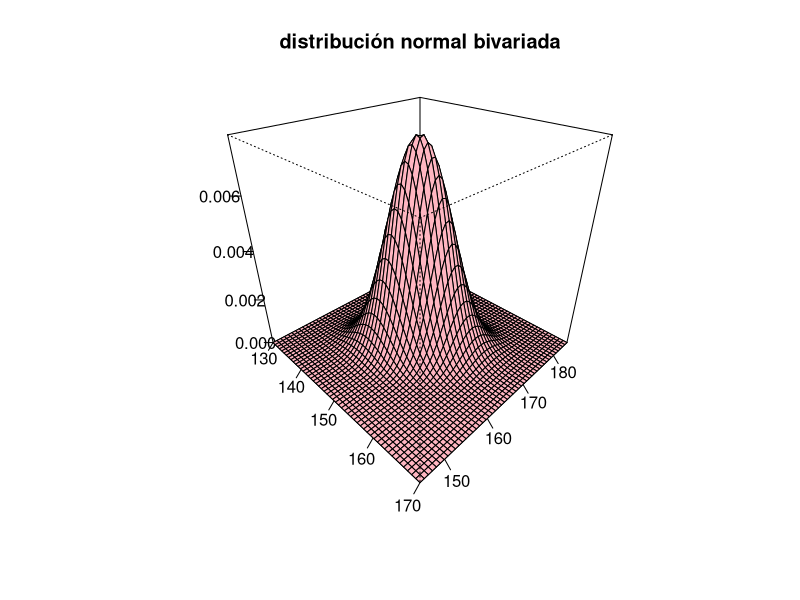

This figure's R source:
# febrero 5 ____________________________________________________________________________________________________________________________________________________________________________________________________________________________________________________________________________________________
#distribución normal
mu = 25
sigma = 2
P21 = pnorm(21, mu, sigma) ; P21
P22 = pnorm(22, mu, sigma, lower.tail = FALSE); P22
P23_27 = pnorm(27, mu, sigma) - pnorm(23, mu, sigma); P23_27

alpha = 0.05
z = qnorm(alpha); z
y0 = z*sigma+mu; y0
y0 = qnorm (alpha, mu, sigma); y0

# shift+alt+flecha, lo copia
#alt+flecha, lo mueve
install.packages("mvtnorm")
library(mvtnorm)
Mu = c(150, 165)
Sigma = matrix(c(25, 10, 10, 20), ncol=2, byrow =TRUE); Sigma
n = 50
peso = seq(from = 130, to = 170, length.out = n)
estatura = seq(from = 145, to = 185, length.out = n)
densidad = function(x1, x2) dmvnorm(cbind(x1, x2), Mu, Sigma)

Z = outer(peso, estatura, FUN = "densidad")
persp(peso, estatura, Z, theta = 45, phi = 30, xlab = "", ylab = "", zlab = "", ticktype = "detailed", nticks = 4, col = "lightpink")
title(main = "distribución normal bivariada")
